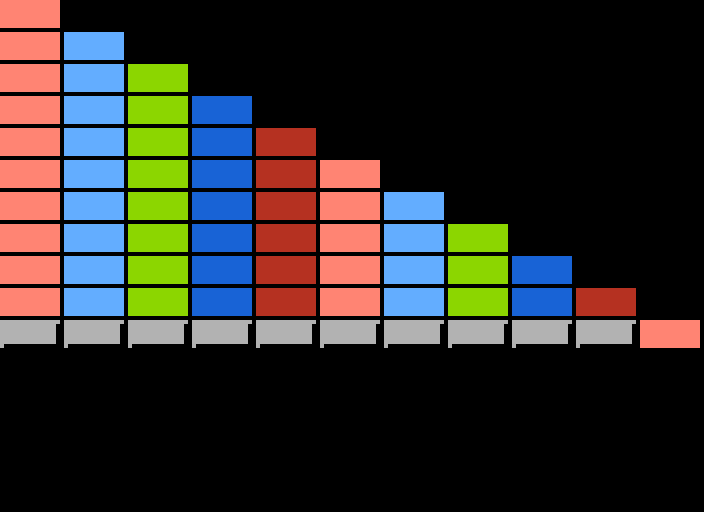

A 2D game scene composited from a Tiled map and its tileset images. What follows is a short description and the map's XML, with every tile layer's data as written:
An orthogonal 11x16 tile map with 64x32 px tiles, 1 tile layer (Level).

<map version="1.10" tiledversion="1.10.2" orientation="orthogonal" renderorder="right-down" width="11" height="16" tilewidth="64" tileheight="32" infinite="0" nextlayerid="3" nextobjectid="1">
 <editorsettings>
  <export target="Round02.csv" format="csv" />
 </editorsettings>
 <tileset firstgid="1" name="tileset" tilewidth="64" tileheight="32" tilecount="12" columns="4">
  <image source="tileset.png" width="256" height="96" />
 </tileset>
 <layer id="1" name="Level" width="11" height="16">
  <data encoding="csv">
2,0,0,0,0,0,0,0,0,0,0,
2,3,0,0,0,0,0,0,0,0,0,
2,3,4,0,0,0,0,0,0,0,0,
2,3,4,6,0,0,0,0,0,0,0,
2,3,4,6,5,0,0,0,0,0,0,
2,3,4,6,5,2,0,0,0,0,0,
2,3,4,6,5,2,3,0,0,0,0,
2,3,4,6,5,2,3,4,0,0,0,
2,3,4,6,5,2,3,4,6,0,0,
2,3,4,6,5,2,3,4,6,5,0,
9,9,9,9,9,9,9,9,9,9,2,
0,0,0,0,0,0,0,0,0,0,0,
0,0,0,0,0,0,0,0,0,0,0,
0,0,0,0,0,0,0,0,0,0,0,
0,0,0,0,0,0,0,0,0,0,0,
0,0,0,0,0,0,0,0,0,0,0
</data>
 </layer>
</map>
